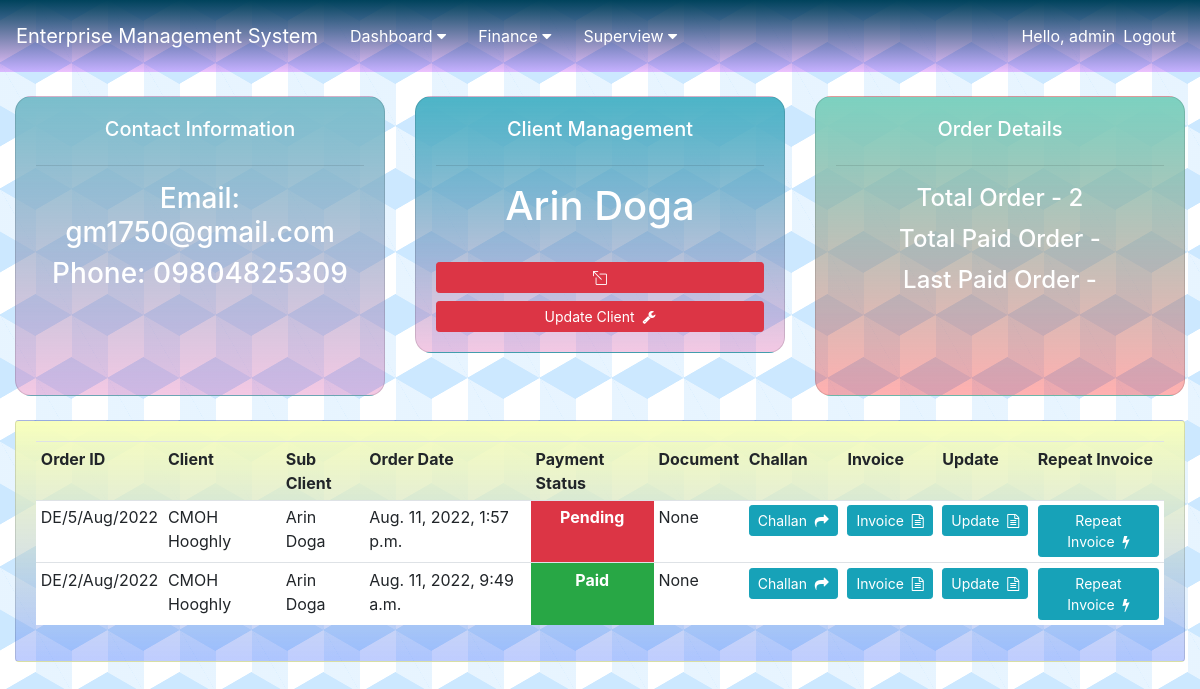
/client/sub_client/2/ (signed in), run on the app's committed database.
### client/models.py (models this page shows, shortened)
class Sub_Client(models.Model):
    client = models.ForeignKey(Client, null=True, on_delete=models.CASCADE)
    name = models.CharField(max_length=100, null=True)
    phone = models.CharField(max_length=20, null=True)
    email = models.EmailField()
    address = models.TextField(max_length=200, null=True)
    work_order_number = models.CharField(max_length=120, null=True, blank=True)
    upload_document = models.FileField(upload_to="document_uploaded/", blank=True)
    work_order_period = models.CharField(max_length=100, null=True)
    frequency = models.CharField(max_length=100, null=True)
    CSR = models.IntegerField(default=0)
    timestamp = models.DateTimeField(auto_now_add=True, null=True)
    def __str__(self):
        return self.name

class Client(models.Model):
    company = models.ForeignKey(Company, null=True, on_delete=models.CASCADE)
    name = models.CharField(max_length=100, null=True)
    phone = models.CharField(max_length=20, null=True)
    email = models.EmailField()
    address = models.TextField(max_length=200, null=True)
    timestamp = models.DateTimeField(auto_now_add=True, null=True)

### order/models.py (models this page shows, shortened)
class Order(models.Model):
    STATUS = (
        ('Pending', 'Pending'),
        ('Paid', 'Paid'),
    )
    CSR_value = (
        (True, 'Paid'),
        (False, 'Not Paid'),
    )
    MONTH = (
        ('JANUARY', 'JANUARY'),
        ('FEBRUARY', 'FEBRUARY'),
        ('MARCH', 'MARCH'),
        ('APRIL', 'APRIL'),
        ('MAY', 'MAY'),
        ('JUNE', 'JUNE'),
        ('JULY', 'JULY'),
        ('AUGUST', 'AUGUST'),
        ('SEPTEMBER', 'SEPTEMBER'),
        ('OCTOBER', 'OCTOBER'),
        ('NOVEMBER', 'NOVEMBER'),
        ('DECEMBER', 'DECEMBER'),
    )
    COLOUR_CODE = (
        ('#ffffff', 'None'),
        ('#ffc7c7', 'RED'),
        ('#99ffcc', 'GREEN'),
        ('#ffff99', 'YELLOW'),
    )
    order_id = models.CharField(max_length=120, null=True, blank=True)
    uid = models.CharField(max_length=4, null=True, blank=True)
    client = models.ForeignKey(Client, null=True, on_delete=models.CASCADE)
    colour_code = models.CharField(max_length=20, default='None', choices=COLOUR_CODE)
    company = models.ForeignKey(Company, null=True, on_delete=models.CASCADE)
    sub_client = models.ForeignKey(Sub_Client, null=True, on_delete=models.CASCADE)
    work_order_number = models.CharField(max_length=120, null=True, blank=True)
    service_1 = models.ForeignKey(Service, null=True, blank=True, on_delete=models.CASCADE, related_name='service_1')
    price_1 = models.DecimalField(default=0.00, max_digits=10, decimal_places=2)
    area_1 = models.DecimalField(default=0.00, max_digits=10, decimal_places=2)
    rate_1 = models.DecimalField(default=0.00, max_digits=10, decimal_places=2)
    service_2 = models.ForeignKey(Service, null=True, blank=True, on_delete=models.CASCADE, related_name='service_2')
    price_2 = models.DecimalField(default=0.00, max_digits=10, decimal_places=2)
    area_2 = models.DecimalField(default=0.00, max_digits=10, decimal_places=2)
    rate_2 = models.DecimalField(default=0.00, max_digits=10, decimal_places=2)
    service_3 = models.ForeignKey(Service, null=True, blank=True, on_delete=models.CASCADE, related_name='service_3')
    price_3 = models.DecimalField(default=0.00, max_digits=10, decimal_places=2)
    area_3 = models.DecimalField(default=0.00, max_digits=10, decimal_places=2)
    rate_3 = models.DecimalField(default=0.00, max_digits=10, decimal_places=2)
    service_4 = models.ForeignKey(Service, null=True, blank=True, on_delete=models.CASCADE, related_name='service_4')
    price_4 = models.DecimalField(default=0.00, max_digits=10, decimal_places=2)
    area_4 = models.DecimalField(default=0.00, max_digits=10, decimal_places=2)
    rate_4 = models.DecimalField(default=0.00, max_digits=10, decimal_places=2)
    upload_document = models.FileField(upload_to="document_uploaded/", blank=True)
    work_order_period = models.CharField(max_length=100, null=True, blank=True)
    invoice_for_month = models.CharField(max_length=100, default='JAN', choices=MONTH)
    date = models.CharField(max_length=20, default=datetime.datetime.now().strftime('%d/%m/%y'), null=True)
    frequency = models.CharField(max_length=100, null=True, blank=True)
    payment = models.CharField(max_length=100, default='Pending', choices=STATUS)
    payment_details = models.CharField(max_length=100, null=True, blank=True)
    payment_date = models.DateField(blank=True, null=True)
    bank_transfer = models.BooleanField(default=False)
    CSR = models.IntegerField(default=0)
    csr_status = models.BooleanField(default=False, choices=CSR_value)
    total = models.DecimalField(default=0.00, max_digits=10, decimal_places=2)
    challan_text = models.TextField(max_length=200, null=True, blank=True)
    remark = models.TextField(max_length=200, null=True, blank=True)
    serial_no = models.IntegerField(default=0)
    timestamp = models.DateTimeField(auto_now_add=True, null=True)

### client/views.py (the view)
# urls.py: path('sub_client/<int:pk>/', views.sub_client_page, name='sub_client_page'),
@login_required(login_url='login')
def sub_client_page(request, pk):
    sub_client = Sub_Client.objects.get(id=pk)
    orders = Order.objects.filter(sub_client__name=sub_client.name)
    last_paid = orders.filter(payment='Paid').last()
    total_order = orders.count()
    total_paid = orders.filter(payment='Paid').count()
    context = {
        "title": "Clients",
        "content": "Clients Page",
        "client": sub_client,
        "orders": orders,
        "total_order": total_order,
        "last_paid": last_paid,
        "total_paid": total_paid,
    }
    return render(request, 'sub_client.html', context)

### templates/sub_client.html
{% extends "base.html" %}
{% block content %}
<br>
<div class="container-fluid">
	<div class="row">
		<div class="col-md">
			<div class="card text-center text-white card-body" id="client_info">
				<h5>Contact Information</h5>
				<hr>
				<h3>Email: {{ client.email }}</h3>
				<h3>Phone: {{ client.phone }}</h3>
            </div>
		</div>
		<div class="col-md">
			<div class="card text-center text-white card-body" id="client_management">
				<h5>Client Management</h5>
				<hr>
				<h1 class="text-center">{{ client.name }}</h1>
				<br>
				<a class="btn btn-danger  btn-sm btn-block" href="{% url 'client:client_view' client.client.id %}"><i class="bi bi-box-arrow-up-left"></i></a>
				<a class="btn btn-danger  btn-sm btn-block" href="{% url 'client:update_sub_client' client.id %}">Update Client&nbsp;&nbsp;<i class="fa fa-wrench" aria-hidden="true"></i></a>
            </div>
		</div>
		<div class="col-md">
			<div class="card text-center text-white card-body" id="total_order">
				<h5>Order Details</h5>
				<hr>
				<h4 style="text-align: center;padding: 2px">Total Order - {{ total_order }}</h4>
				<h4 style="text-align: center;padding: 2px">Total Paid Order - {{ total_paid_order }}</h4>
				<h4 style="text-align: center;padding: 2px">Last Paid Order - {{ last_paid_order }}</h4>
			</div>
		</div>
	</div>
	<br>
	<div class="row">
		<div class="col-md">
			<div class="card card-body" id="listview-card-dash">
				<table class="table table-sm">
					<tr>
						<th>Order ID</th>
						<th>Client</th>
						<th>Sub Client</th>
						<th>Order Date</th>
						<th>Payment Status</th>
						<th>Document</th>
						<th>Challan</th>
						<th>Invoice</th>
						<th>Update</th>
						<th>Repeat Invoice</th>
					</tr>
					{% for order in orders|slice:"::-1"|slice:":30" %}
						<tr style="background-color:{{ order.colour_code }};">
							<td>{{ order.order_id }}</td>
							<td>{{ order.client.name }}</td>
							<td>{{ order.sub_client }}</td>
							<td>{{ order.timestamp }}</td>
							{% if order.payment == 'Paid' %}
							<td class="bg-success text-white text-center font-weight-bold">{{ order.payment }}</td>
							{% else %}
							<td class="bg-danger text-white text-center font-weight-bold">{{ order.payment }}</td>
							{% endif %}
							{% if order.upload_document %}
							<td><a href="{{ order.upload_document.url }}">{{ order.upload_document }}</a></td>
							{% else %}
							<td>None</td>
							{% endif %}
							<td><a href="{% url 'order:view_order' order.id %}" type="button" class="btn btn-sm btn-info">Challan&nbsp;&nbsp;<i class="fa fa-share" aria-hidden="true"></i></a></td>
							<td><a href="{% url 'order:invoice' order.id %}" type="button" class="btn btn-sm btn-info">Invoice&nbsp;&nbsp;<i class="fa fa-file-text-o" aria-hidden="true"></i></a></td>
							<td><a href="{% url 'order:update_order' order.id 3 %}" type="button" class="btn btn-sm btn-info">Update&nbsp;&nbsp;<i class="fa fa-file-text-o" aria-hidden="true"></i></a></td>
							<td><a href="{% url 'order:next_order' order.id %}" type="button" class="btn btn-sm btn-info">Repeat Invoice&nbsp;&nbsp;<i class="fa fa-bolt" aria-hidden="true"></i></a></td>
						</tr>
					{% endfor %}
				</table>
			</div>
		</div>
	</div>
</div>
{% endblock %}

### templates/navbar.html (shortened to what this page needs)
<nav class="navbar navbar-expand-lg navbar-dark" style="background: linear-gradient(#00435c, #b400ff3d);">
  <a class="navbar-brand" href="{% url 'home' %}">Enterprise Management System</a>
  <div class="collapse navbar-collapse" id="navbarNav">
    <ul class="navbar-nav mr-auto">
      <div class="dropdown">
        <button class="dropbtn">Dashboard
          <i class="fa fa-caret-down"></i>
        </button>
      </div>
      {% if request.user.is_superuser %}
      <div class="dropdown">
        <button class="dropbtn">Finance
          <i class="fa fa-caret-down"></i>
        </button>
      </div>
      {% endif %}
      <div class="dropdown">
        <button class="dropbtn">Superview
          <i class="fa fa-caret-down"></i>
        </button>
      </div>
    </ul>
    <ul class="navbar-nav ml-auto">
      {% if request.user.is_authenticated %}
        <li class="nav-item">
          <span class="navbar-text" style="color: white;">Hello, {{ request.user }}</span>
        </li>
        <li class="nav-item">
          <a class="nav-link" href="{% url 'logout' %}" style="color: white;">Logout</a>
        </li>
      {% endif %}
    </ul>
  </div>
</nav>

### static/css/main.css (style rules this page uses)
body { background-color: #ffffff; opacity: 1; width: flex; background-image: linear-gradient(30deg, #cce8ff 12%, transparent 12.5%, transparent 87%, #cce8ff 87.5%, #cce8ff), linear-gradient(150deg, #cce8ff 12%, transparent 12.5%, transparent 87%, #cce8ff 87.5%, #cce8ff), linear-gradient(30deg, #cce8ff 12%, transparent 12.5%, transparent 87%, #cce8ff 87.5%, #cce8ff), linear-gradient(150deg, #cce8ff 12%, transparent 12.5%, transparent 87%, #cce8ff 87.5%, #cce8ff), linear-gradient(60deg, #cce8ff77 25%, transparent 25.5%, transparent 75%, #cce8ff77 75%, #cce8ff77), linear-gradient(60deg, #cce8ff77 25%, transparent 25.5%, transparent 75%, #cce8ff77 75%, #cce8ff77); background-size: 72px 126px; background-position: 0 0, 0 0, 36px 63px, 36px 63px, 0 0, 36px 63px; }
#listview-card-dash { background: linear-gradient(#f8ffbd, #0037ff40); }
#client_management { border-radius: 1rem; background: linear-gradient(#4cb4c7, #d53a9d47); }
#client_info { border-radius: 1rem; background: linear-gradient(#7abecc, #d53a9d47); height: 300px; }
#total_order { border-radius: 1rem; background: linear-gradient(#7CD1C0, #ff00004f); height: 300px; }
.dropbtn { background-color: #00000000; color: white; padding: 16px; font-size: 16px; border: none; }
.dropdown { position: relative; display: inline-block; }

### data on the page
Sub_Client: email "gm1750@gmail.com", phone "09804825309", name "Arin Doga"
Order: order_id "DE/5/Aug/2022", client.name "CMOH Hooghly", sub_client "Arin Doga", timestamp "Aug. 11, 2022, 1:57 p.m.", payment "Pending", upload_document "None"
Order: order_id "DE/2/Aug/2022", client.name "CMOH Hooghly", sub_client "Arin Doga", timestamp "Aug. 11, 2022, 9:49 a.m.", payment "Paid", upload_document "None"

### other printed values
{{ request.user }} "admin"
{{ total_order }} "2"
